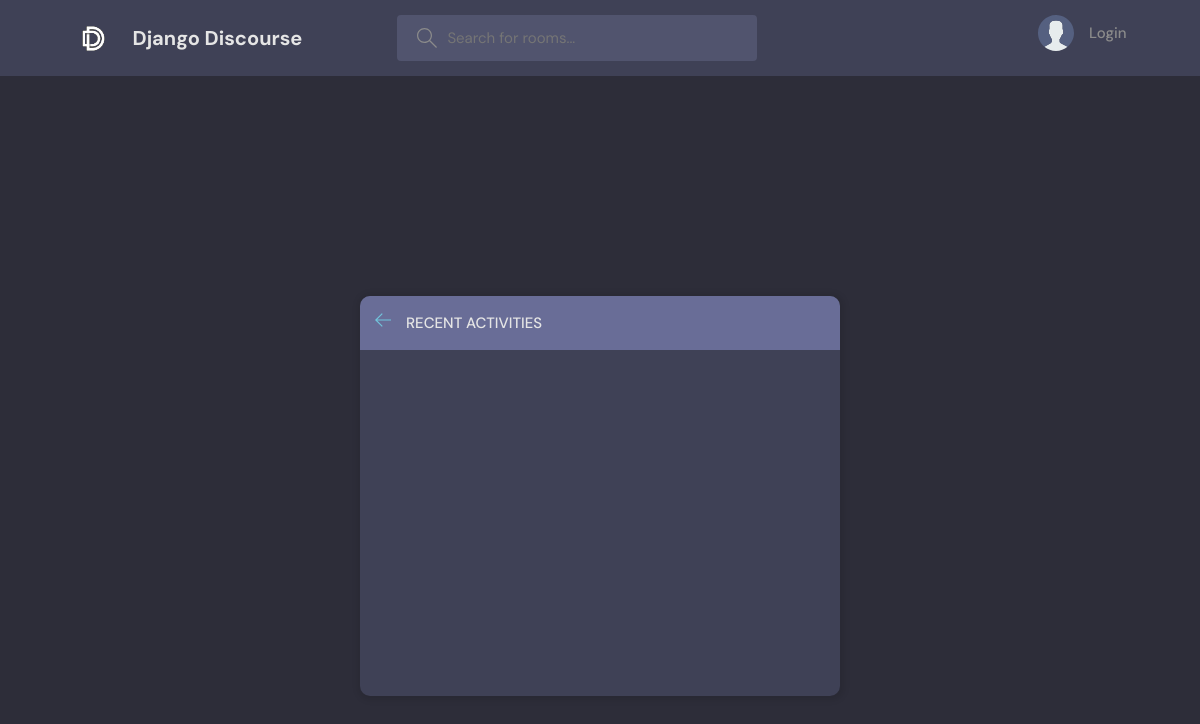
/activities/, run on an earlier commit of the app's database.
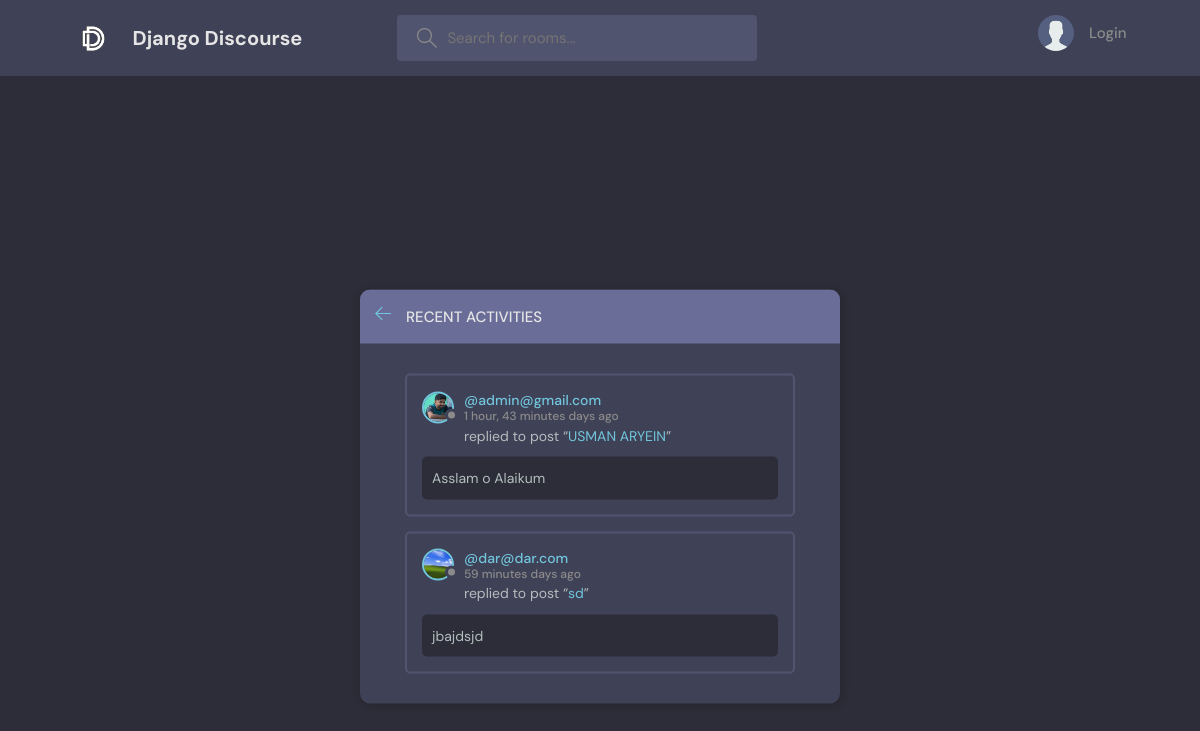
And on a later commit of the database.
### chat/models.py (models this page shows, shortened)
class Message(models.Model):
    user = models.ForeignKey(User,on_delete=models.CASCADE)
    room = models.ForeignKey(Room,on_delete=models.CASCADE)
    message = models.TextField()
    updated = models.DateTimeField(auto_now=True)
    created = models.DateTimeField(auto_now_add=True)

class User(AbstractUser):
    name = models.CharField(max_length=200,null=True)
    email = models.EmailField(unique=True,null=True)
    bio = models.TextField(null=True)
    avatar = models.ImageField(null=True,default="avatar.svg")
    USERNAME_FIELD = 'email'
    REQUIRED_FIELDS = []

class Room(models.Model):
    host = models.ForeignKey(User,on_delete=models.SET_NULL,null=True)
    name = models.CharField(max_length=200)
    description = models.TextField(null=True,blank=True)
    participants = models.ManyToManyField(User,related_name="Participants",blank=True)
    topic = models.ForeignKey(Topic,on_delete=models.SET_NULL,null=True)
    updated = models.DateTimeField(auto_now=True)
    created = models.DateTimeField(auto_now_add=True)
    class Meta:
        ordering = ['-updated','-created']
    def __str__(self):
        return self.name

### chat/views.py (the view)
# urls.py: path('activities/',views.activity,name="activitypage"),
def activity(request):
    chats = Message.objects.all()
    context = {'topics' : topics,'chats' : chats}
    return render(request,'chat/activity.html',context)

### chat/templates/chat/activity.html (shortened to what this page needs)
{% extends "base.html" %}
{% block content %}
    <main class="layout">
      <div class="container">
        <div class="layout__box">
          <div class="layout__boxHeader">
            <div class="layout__boxTitle">
              <a href="{% url 'home' %}">
                <svg version="1.1" xmlns="http://www.w3.org/2000/svg" width="32" height="32" viewBox="0 0 32 32">
                  <title>arrow-left</title>
                  <path
                    d="M13.723 2.286l-13.723 13.714 13.719 13.714 1.616-1.611-10.96-10.96h27.625v-2.286h-27.625l10.965-10.965-1.616-1.607z"
                  ></path>
                </svg>
              </a>
              <h3>Recent Activities</h3>
            </div>
          </div>
          <div class="activities-page layout__body">
            {% for chat in chats|slice:":3" %}
    <div class="activities__box">
      <div class="activities__boxHeader roomListRoom__header">
        <a href="{% url 'userprofile' chat.user.id %}" class="roomListRoom__author">
          <div class="avatar avatar--small">
            <img src="{{chat.user.avatar.url}}" />
          </div>
          <p>
            @{{chat.user}}
            <span>{{chat.created|timesince}} days ago</span>
          </p>
        </a>
      </div>
      <div class="activities__boxContent">
        <p>
          replied to post “<a href="{% url 'room' chat.room.id %}">{{chat.room}}</a
          >”
        </p>
        <div class="activities__boxRoomContent">
            {{chat.message}}
        </div>
      </div>
    </div>
    {% endfor %}
          </div>
        </div>
      </div>
    </main>
{% endblock  %}

### templates/base.html (shortened to what this page needs)
<!DOCTYPE html>
{% load static %}
<html lang="en">
  <head>
    <link rel="stylesheet" href="{% static 'styles/style.css' %}" />
  </head>
  <body>
    {% include 'navbar.html' %}
    {% block content %}
    {% endblock %}
  </body>
</html>

### templates/navbar.html (shortened to what this page needs)
{% load static %}
<header class="header header--loggedIn">
    <div class="container">
      <a href="{% url 'home' %}" class="header__logo">
        <img style="mix-blend-mode:lighten;height: 39px;width: 39px;" src="{% static 'images/DD.jpg' %}" />
        <h1>Django Discourse</h1>
      </a>
      <form class="header__search" method="GET" action="{% url 'home' %}">
        <label>
          <input name="q" placeholder="Search for rooms..." />
        </label>
      </form>
      <nav class="header__menu">
        {% if request.user.is_authenticated %}
        <div class="header__user">
          <a href="{% url 'userprofile' request.user.id %}">
            <div class="avatar avatar--medium active">
              <img src="{{request.user.avatar.url}}" />
            </div>
            <p style="text-transform: uppercase;">{{ request.user.name }} <span style="text-transform: none;">@{{ request.user.username}}</span></p>
          </a>
          <button class="dropdown-button">
            <svg version="1.1" xmlns="http://www.w3.org/2000/svg" width="32" height="32" viewBox="0 0 32 32">
              <title>chevron-down</title>
              <path d="M16 21l-13-13h-3l16 16 16-16h-3l-13 13z"></path>
            </svg>
          </button>
        </div>
        {% else %}
        <a href="{% url 'loginpage' %}">
          <img src="{% static 'images/avatar.svg' %}" />
          <p>Login</p>
        </a>
        {% endif %}
      </nav>
    </div>
  </header>

### static/styles/style.css (style rules this page uses)
:root { --color-main: #71c6dd; --color-main-light: #e1f6fb; --color-dark: #3f4156; --color-dark-medium: #51546e; --color-dark-light: #696d97; --color-light: #e5e5e5; --color-gray: #8b8b8b; --color-light-gray: #b2bdbd; --color-bg: #2d2d39; --color-success: #5dd693; --color-error: #fc4b0b; }
* { font-family: "DM Sans", -apple-system, BlinkMacSystemFont, "Segoe UI", Roboto, Oxygen, Ubuntu, Cantarell, "Open Sans", "Helvetica Neue", sans-serif; margin: 0; padding: 0; box-sizing: border-box; text-rendering: optimizeLegibility; font-size: inherit; }
html { font-size: 56.25%; }
@media only screen and (min-width: 1200px) { html { font-size: 62.5%; } }
body { line-height: 1.6; font-weight: 400; font-size: 1.5rem; color: var(--color-light-gray); background-color: var(--color-bg); min-height: 100vh; }
img { width: 100%; }
a { display: inline-block; color: var(--color-main); text-decoration: none; }
.container { max-width: 120rem; width: 90%; margin: auto; }
.avatar { position: relative; display: inline-block; border-radius: 50%; border: 2px solid var(--color-main); }
.avatar img { display: block; border-radius: 50%; object-fit: cover; object-position: center; }
.avatar::after { content: ""; display: block; position: absolute; background-color: var(--color-gray); z-index: 111; border-radius: 50%; border: 0.3rem solid var(--color-dark); }
.avatar.avatar--small img { width: 2.8rem; height: 2.8rem; }
.avatar.avatar--small:after { width: 0.7rem; height: 0.7rem; bottom: 0px; right: -6px; }
.header { padding: 1.5rem; background-color: var(--color-dark); }
.header > .container { display: flex; gap: 9.5rem; }
.header__logo, .header__user { display: flex; gap: 2rem; align-items: center; }
.header__logo > img { height: 3.2rem; width: 3.2rem; }
.header__logo > h1 { font-weight: 700; font-size: 2rem; color: var(--color-light); }
.header__search > label { background-color: var(--color-dark-medium); padding: 1.3rem 1rem; display: flex; align-items: center; gap: 1rem; border-radius: 4px; }
.header__search svg { fill: var(--color-gray); width: 2rem; height: 2rem; margin-left: 1rem; }
.header__search input { width: 30rem; background: transparent; border: none; outline: none; color: var(--color-light); }
.header__menu { margin-left: auto; position: relative; }
.header__menu a { display: flex; gap: 1.5rem; align-items: center; font-weight: 500; text-decoration: none; color: var(--color-gray); }
.header__menu img { height: 3.6rem; }
.header__menu p { line-height: 1.2; }
.layout { margin-top: 2.4rem; }
.layout > .container { display: flex; justify-content: space-between; align-items: flex-start; }
.layout__box { width: 90%; max-width: 48rem; min-height: 40rem; position: absolute; top: 50%; left: 50%; transform: translate(-50%, -46%); background-color: var(--color-dark); border-radius: 1rem; box-shadow: 1px 1px 6px 3px rgba(0, 0, 0, 0.1); overflow: hidden; }
.layout__boxHeader { display: flex; padding: 1.5rem; background-color: var(--color-dark-light); }
.layout__boxTitle { display: flex; gap: 1.5rem; align-items: center; }
.layout__boxTitle h3 { text-transform: uppercase; font-weight: 500; color: var(--color-light); }
.layout__boxTitle svg { width: 1.6rem; height: 1.6rem; fill: var(--color-main); }
.layout__body { margin: 3rem; }
.roomListRoom__header { display: flex; justify-content: space-between; align-items: center; }
.roomListRoom__author { font-weight: 500; display: flex; align-items: center; gap: 1rem; }
.activities__box { margin: 1.5rem; padding: 1.5rem; border: 2px solid var(--color-dark-medium); border-radius: 5px; }
.activities__boxHeader p { font-size: 1.4rem; line-height: 1.3; }
.activities__boxHeader p span { color: var(--color-gray); font-size: 1.2rem; display: block; }
.activities__boxContent { margin-left: 4.2rem; }
.activities__boxContent { font-size: 1.4rem; }
.activities__boxRoomContent { background: var(--color-bg); padding: 1rem; border-radius: 5px; margin-top: 1rem; margin-left: -4.2rem; }

### chat/templates/chat/activity.html (style rules this page uses)
@media (min-width: 768px) { .layout__box { margin-top:80px } }

What changed in the data, as far as the page shows it:
added Message: user.avatar (picture), user "admin@gmail.com", created "1 hour, 43 minutes", room "USMAN ARYEIN", message "Asslam o Alaikum"
added Message: user.avatar (picture), user "dar@dar.com", created "59 minutes", room "sd", message "jbajdsjd"
